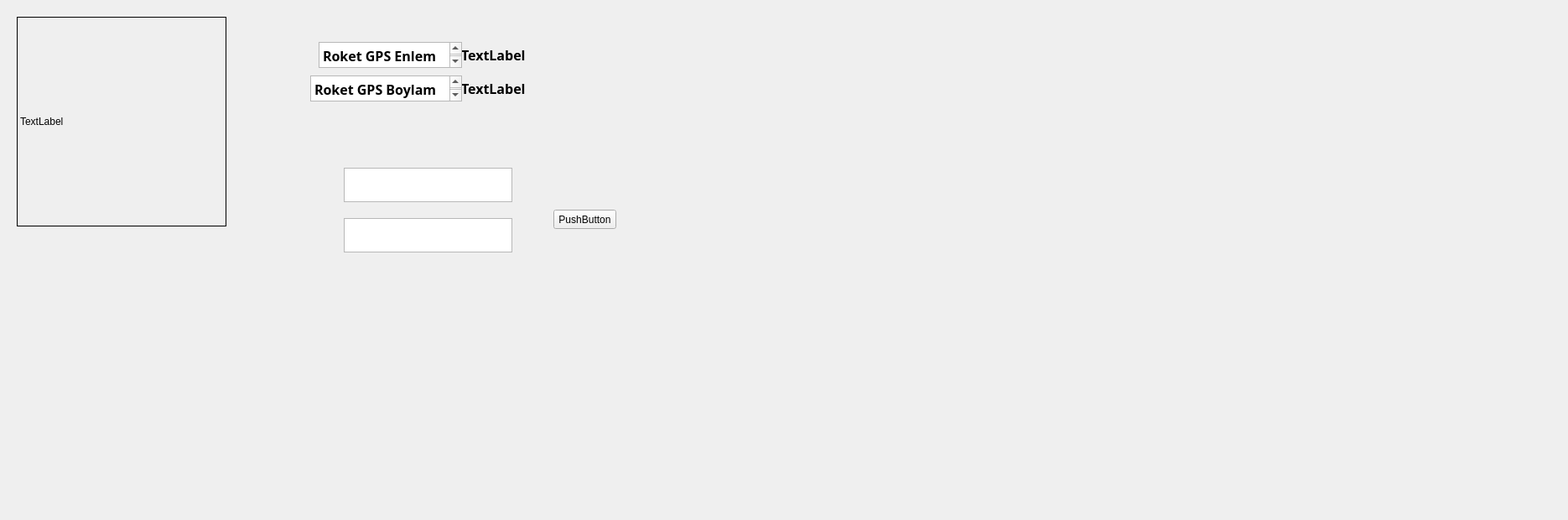
   <widget class="QWidget" name="yy">
    <attribute name="title">
     <string>GPS Ekranı</string>
    </attribute>
    <widget class="QWidget" name="RoketGPSWidget" native="true">
     <property name="geometry">
      <rect>
       <x>950</x>
       <y>30</y>
       <width>911</width>
       <height>581</height>
      </rect>
     </property>
    </widget>
    <widget class="QLabel" name="logoLabel_2">
     <property name="geometry">
      <rect>
       <x>20</x>
       <y>20</y>
       <width>250</width>
       <height>250</height>
      </rect>
     </property>
     <property name="frameShape">
      <enum>QFrame::Box</enum>
     </property>
     <property name="text">
      <string>TextLabel</string>
     </property>
    </widget>
    <widget class="QLabel" name="glnEnlem">
     <property name="geometry">
      <rect>
       <x>550</x>
       <y>50</y>
       <width>141</width>
       <height>31</height>
      </rect>
     </property>
     <property name="font">
      <font>
       <family>Microsoft New Tai Lue</family>
       <pointsize>12</pointsize>
       <weight>75</weight>
       <bold>true</bold>
      </font>
     </property>
     <property name="text">
      <string>TextLabel</string>
     </property>
    </widget>
    <widget class="QLabel" name="glnBoylam">
     <property name="geometry">
      <rect>
       <x>550</x>
       <y>90</y>
       <width>141</width>
       <height>31</height>
      </rect>
     </property>
     <property name="font">
      <font>
       <family>Microsoft New Tai Lue</family>
       <pointsize>12</pointsize>
       <weight>75</weight>
       <bold>true</bold>
      </font>
     </property>
     <property name="text">
      <string>TextLabel</string>
     </property>
    </widget>
    <widget class="QTextEdit" name="textEdit">
     <property name="geometry">
      <rect>
       <x>380</x>
       <y>50</y>
       <width>171</width>
       <height>31</height>
      </rect>
     </property>
     <property name="font">
      <font>
       <family>Microsoft New Tai Lue</family>
       <pointsize>12</pointsize>
       <weight>75</weight>
       <bold>true</bold>
      </font>
     </property>
     <property name="html">
      <string>&lt;!DOCTYPE HTML PUBLIC &quot;-//W3C//DTD HTML 4.0//EN&quot; &quot;http://www.w3.org/TR/REC-html40/strict.dtd&quot;&gt;
&lt;html&gt;&lt;head&gt;&lt;meta name=&quot;qrichtext&quot; content=&quot;1&quot; /&gt;&lt;style type=&quot;text/css&quot;&gt;
p, li { white-space: pre-wrap; }
&lt;/style&gt;&lt;/head&gt;&lt;body style=&quot; font-family:'Microsoft New Tai Lue'; font-size:12pt; font-weight:600; font-style:normal;&quot;&gt;
&lt;p style=&quot; margin-top:0px; margin-bottom:0px; margin-left:0px; margin-right:0px; -qt-block-indent:0; text-indent:0px;&quot;&gt;&lt;span style=&quot; font-family:'MS Shell Dlg 2';&quot;&gt;Roket GPS Enlem&lt;/span&gt;&lt;/p&gt;&lt;/body&gt;&lt;/html&gt;</string>
     </property>
    </widget>
    <widget class="QTextEdit" name="textEdit_2">
     <property name="geometry">
      <rect>
       <x>370</x>
       <y>90</y>
       <width>181</width>
       <height>31</height>
      </rect>
     </property>
     <property name="font">
      <font>
       <family>Microsoft New Tai Lue</family>
       <pointsize>12</pointsize>
       <weight>75</weight>
       <bold>true</bold>
      </font>
     </property>
     <property name="html">
      <string>&lt;!DOCTYPE HTML PUBLIC &quot;-//W3C//DTD HTML 4.0//EN&quot; &quot;http://www.w3.org/TR/REC-html40/strict.dtd&quot;&gt;
&lt;html&gt;&lt;head&gt;&lt;meta name=&quot;qrichtext&quot; content=&quot;1&quot; /&gt;&lt;style type=&quot;text/css&quot;&gt;
p, li { white-space: pre-wrap; }
&lt;/style&gt;&lt;/head&gt;&lt;body style=&quot; font-family:'Microsoft New Tai Lue'; font-size:12pt; font-weight:600; font-style:normal;&quot;&gt;
&lt;p style=&quot; margin-top:0px; margin-bottom:0px; margin-left:0px; margin-right:0px; -qt-block-indent:0; text-indent:0px;&quot;&gt;&lt;span style=&quot; font-family:'MS Shell Dlg 2';&quot;&gt;Roket GPS Boylam&lt;/span&gt;&lt;/p&gt;&lt;/body&gt;&lt;/html&gt;</string>
     </property>
    </widget>
    <widget class="QTextEdit" name="enlemTextbox">
     <property name="geometry">
      <rect>
       <x>410</x>
       <y>200</y>
       <width>201</width>
       <height>41</height>
      </rect>
     </property>
    </widget>
    <widget class="QTextEdit" name="boylamTextbox">
     <property name="geometry">
      <rect>
       <x>410</x>
       <y>260</y>
       <width>201</width>
       <height>41</height>
      </rect>
     </property>
    </widget>
    <widget class="QPushButton" name="gonderButton">
     <property name="geometry">
      <rect>
       <x>660</x>
       <y>250</y>
       <width>75</width>
       <height>23</height>
      </rect>
     </property>
     <property name="text">
      <string>PushButton</string>
     </property>
    </widget>
   </widget>
